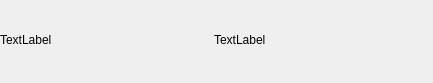
<?xml version="1.0" encoding="UTF-8"?>
<ui version="4.0">
 <class>sideBarPlaylist</class>
 <widget class="QWidget" name="sideBarPlaylist">
  <property name="geometry">
   <rect>
    <x>0</x>
    <y>0</y>
    <width>433</width>
    <height>83</height>
   </rect>
  </property>
  <property name="windowTitle">
   <string>Form</string>
  </property>
  <widget class="QWidget" name="horizontalLayoutWidget">
   <property name="geometry">
    <rect>
     <x>0</x>
     <y>0</y>
     <width>421</width>
     <height>80</height>
    </rect>
   </property>
   <layout class="QHBoxLayout" name="horizontalLayout">
    <item>
     <widget class="QLabel" name="labelIcon">
      <property name="text">
       <string>TextLabel</string>
      </property>
     </widget>
    </item>
    <item>
     <widget class="QLabel" name="labelName">
      <property name="text">
       <string>TextLabel</string>
      </property>
     </widget>
    </item>
   </layout>
  </widget>
 </widget>
 <resources/>
 <connections/>
</ui>
